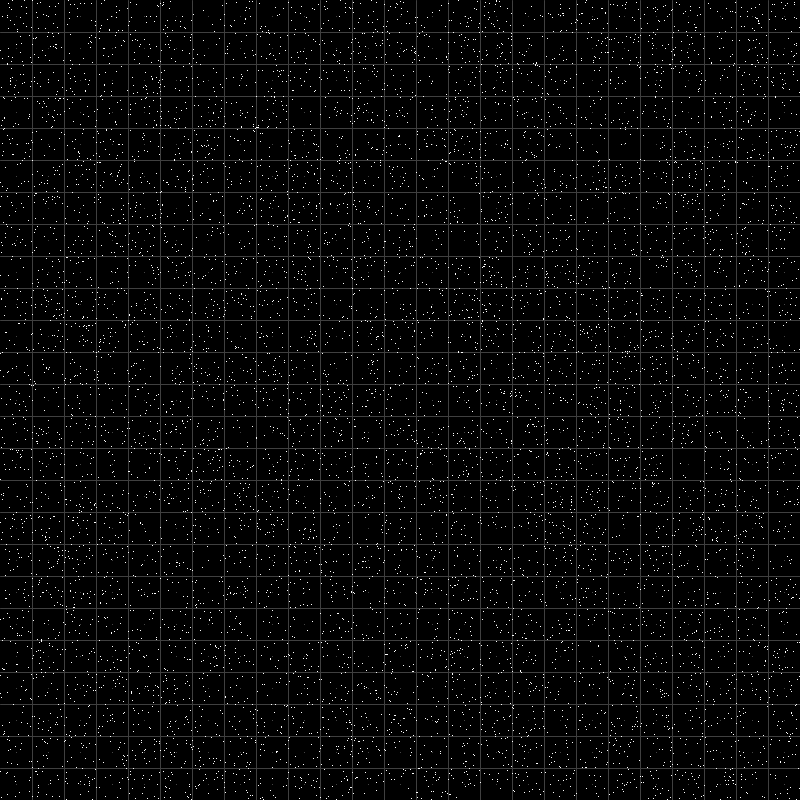
Frame 1 (no input)
Frame 60 (the mouse pressed at the canvas centre just before this capture): identical to frame 1, image omitted
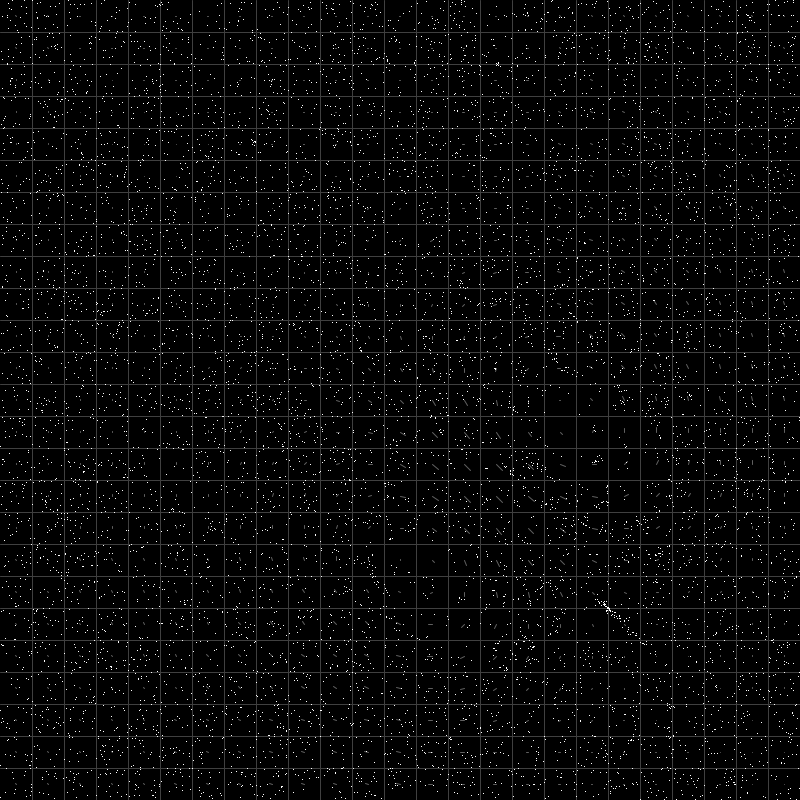
Frame 120 (the mouse held since frame 60 and released just before this capture)

The Processing sketch that drew these frames (run headless with seeded random() and noise(); from frame 60 on, the mouse is pressed at the canvas centre):

// Processing sketch: FluidParticles
// ── FluidParticles.pde
import java.util.*;

NavierStokesSolver fluidSolver;
double visc, diff, limitVelocity, vScale, velocityScale;
int oldMouseX = 1, oldMouseY = 1;
int numParticles;
Particle[] particles;
Random rnd = new Random();

public void setup() {
  fluidSolver = new NavierStokesSolver();
  frameRate(60);

  size(800, 800);

  numParticles = 10000;
  particles = new Particle[numParticles];
  visc = 0.0008f;
  diff = 0.25f;
  velocityScale = 16;

  limitVelocity = 200;

  stroke(color(0));
  fill(color(0));
  smooth();

  initParticles();
}

private void initParticles() {
  for (int i = 0; i < numParticles - 1; i++) {
    particles[i] = new Particle();
    particles[i].x = rnd.nextFloat() * width;
    particles[i].y = rnd.nextFloat() * height;
  }
}

public void draw() {

  background(color(0));

  handleMouseMotion();

  double dt = 1 / frameRate;
  fluidSolver.tick(dt, visc, diff);

  stroke(color(64));
  paintGrid();
  stroke(color(96));
  paintMotionVector((float) vScale * 2);
  vScale = velocityScale * 60/ frameRate;
  paintParticles();
}

private void paintParticles() {

  int n = NavierStokesSolver.N;
  float cellHeight = height / n;
  float cellWidth = width / n;

  int c = color(255);
  for (Particle p : particles) {
    if (p != null) {
      int cellX = floor(p.x / cellWidth);
      int cellY = floor(p.y / cellHeight);
      float dx = (float) fluidSolver.getDx(cellX, cellY);
      float dy = (float) fluidSolver.getDy(cellX, cellY);

      float lX = p.x - cellX * cellWidth - cellWidth / 2;
      float lY = p.y - cellY * cellHeight - cellHeight / 2;

      int v, h, vf, hf;

      if (lX > 0) {
        v = Math.min(n, cellX + 1);
        vf = 1;
      } else {
        v = Math.min(n, cellX - 1);
        vf = -1;
      }

      if (lY > 0) {
        h = Math.min(n, cellY + 1);
        hf = 1;
      } else {
        h = Math.min(n, cellY - 1);
        hf = -1;
      }

      float dxv = (float) fluidSolver.getDx(v, cellY);
      float dxh = (float) fluidSolver.getDx(cellX, h);
      float dxvh = (float) fluidSolver.getDx(v, h);

      float dyv = (float) fluidSolver.getDy(v, cellY);
      float dyh = (float) fluidSolver.getDy(cellX, h);
      float dyvh = (float) fluidSolver.getDy(v, h);

      dx = lerp(lerp(dx, dxv, hf * lY / cellWidth), lerp(dxh, dxvh, hf * lY / cellWidth), vf * lX / cellHeight);

      dy = lerp(lerp(dy, dyv, hf * lY / cellWidth), lerp(dyh, dyvh, hf * lY / cellWidth), vf * lX / cellHeight);

      p.x += dx * vScale;
      p.y += dy * vScale;

      if (p.x < 0 || p.x >= width) {
        p.x = random(width);
      }
      if (p.y < 0 || p.y >= height) {
        p.y = random(height);
      }

      set((int) p.x, (int) p.y, c);
    }
  }
}

private void handleMouseMotion() {
  mouseX = max(1, mouseX);
  mouseY = max(1, mouseY);

  int n = NavierStokesSolver.N;
  float cellHeight = height / n;
  float cellWidth = width / n;

  double mouseDx = mouseX - oldMouseX;
  double mouseDy = mouseY - oldMouseY;
  int cellX = floor(mouseX / cellWidth);
  int cellY = floor(mouseY / cellHeight);

  mouseDx = (abs((float) mouseDx) > limitVelocity) ? Math.signum(mouseDx) * limitVelocity : mouseDx;
  mouseDy = (abs((float) mouseDy) > limitVelocity) ? Math.signum(mouseDy) * limitVelocity : mouseDy;

  fluidSolver.applyForce(cellX, cellY, mouseDx, mouseDy);

  oldMouseX = mouseX;
  oldMouseY = mouseY;
}

private void paintMotionVector(float scale) {
  int n = NavierStokesSolver.N;
  float cellHeight = height / n;
  float cellWidth = width / n;
  for (int i = 0; i < n; i++) {
    for (int j = 0; j < n; j++) {
      float dx = (float) fluidSolver.getDx(i, j);
      float dy = (float) fluidSolver.getDy(i, j);

      float x = cellWidth / 2 + cellWidth * i;
      float y = cellHeight / 2 + cellHeight * j;
      dx *= scale;
      dy *= scale;

      line(x, y, x + dx, y + dy);
    }
  }
}

private void paintGrid() {
  int n = NavierStokesSolver.N;
  float cellHeight = height / n;
  float cellWidth = width / n;
  for (int i = 1; i < n; i++) {
    line(0, cellHeight * i, width, cellHeight * i);
    line(cellWidth * i, 0, cellWidth * i, height);
  }
}

public class Particle {
  public float x;
  public float y;
}

// ── NavierStokesSolver.pde
/**
 * Java implementation of the Navier-Stokes-Solver from
 * http://www.dgp.toronto.edu/people/stam/reality/Research/pdf/GDC03.pdf
 */
public class NavierStokesSolver {
	final static int N = 25;
	final static int SIZE = (N + 2) * (N + 2);
	double[] u = new double[SIZE];
	double[] v = new double[SIZE];
	double[] u_prev = new double[SIZE];
	double[] v_prev = new double[SIZE];
	double[] dense = new double[SIZE];
	double[] dense_prev = new double[SIZE];

	public NavierStokesSolver() {
	}

	public double getDx(int x, int y) {
		return u[INDEX(x+1, y+1)];
	}

	public double getDy(int x, int y) {
		return v[INDEX(x+1, y+1)];
	}

	public void applyForce(int cellX, int cellY, double vx, double vy) {
                cellX += 1;
                cellY += 1;
		double dx = u[INDEX(cellX, cellY)];
		double dy = v[INDEX(cellX, cellY)];

		u[INDEX(cellX, cellY)] = (vx != 0) ? PApplet.lerp((float) vx,
				(float) dx, 0.85f) : dx;
		v[INDEX(cellX, cellY)] = (vy != 0) ? PApplet.lerp((float) vy,
				(float) dy, 0.85f) : dy;

	}

	void tick(double dt, double visc, double diff) {
		vel_step(u, v, u_prev, v_prev, visc, dt);
		dens_step(dense, dense_prev, u, v, diff, dt);
	}

        // method used to be 'static' since this class is not a top level type
	final int INDEX(int i, int j) {
		return i + (N + 2) * j;
	}

	double[] tmp = new double[SIZE];
        // same applies to the swap operation ^^ 
	final void SWAP(double[] x0, double[] x) {
		System.arraycopy(x0, 0, tmp, 0, SIZE);
		System.arraycopy(x, 0, x0, 0, SIZE);
		System.arraycopy(tmp, 0, x, 0, SIZE);
	}

	void add_source(double[] x, double[] s, double dt) {
		int i, size = (N + 2) * (N + 2);
		for (i = 0; i < size; i++)
			x[i] += dt * s[i];
	}

	void diffuse(int b, double[] x, double[] x0, double diff, double dt) {
		int i, j, k;
		double a = dt * diff * N * N;
		for (k = 0; k < 20; k++) {
			for (i = 1; i <= N; i++) {
				for (j = 1; j <= N; j++) {
					x[INDEX(i, j)] = (x0[INDEX(i, j)] + a
							* (x[INDEX(i - 1, j)] + x[INDEX(i + 1, j)] + x[INDEX(i, j - 1)] + x[INDEX(
									i, j + 1)]))
							/ (1 + 4 * a);
				}
			}
			set_bnd(b, x);
		}
	}

	void advect(int b, double[] d, double[] d0, double[] u, double[] v, double dt) {
		int i, j, i0, j0, i1, j1;
		double x, y, s0, t0, s1, t1, dt0;
		dt0 = dt * N;
		for (i = 1; i <= N; i++) {
			for (j = 1; j <= N; j++) {
				x = i - dt0 * u[INDEX(i, j)];
				y = j - dt0 * v[INDEX(i, j)];
				if (x < 0.5)
					x = 0.5;
				if (x > N + 0.5)
					x = N + 0.5;
				i0 = (int) x;
				i1 = i0 + 1;
				if (y < 0.5)
					y = 0.5;
				if (y > N + 0.5)
					y = N + 0.5;
				j0 = (int) y;
				j1 = j0 + 1;
				s1 = x - i0;
				s0 = 1 - s1;
				t1 = y - j0;
				t0 = 1 - t1;
				d[INDEX(i, j)] = s0 * (t0 * d0[INDEX(i0, j0)] + t1 * d0[INDEX(i0, j1)])
						+ s1 * (t0 * d0[INDEX(i1, j0)] + t1 * d0[INDEX(i1, j1)]);
			}
		}
		set_bnd(b, d);
	}

	void set_bnd(int b, double[] x) {
		int i;
		for (i = 1; i <= N; i++) {
			x[INDEX(0, i)] = (b == 1) ? -x[INDEX(1, i)] : x[INDEX(1, i)];
			x[INDEX(N + 1, i)] = b == 1 ? -x[INDEX(N, i)] : x[INDEX(N, i)];
			x[INDEX(i, 0)] = b == 2 ? -x[INDEX(i, 1)] : x[INDEX(i, 1)];
			x[INDEX(i, N + 1)] = b == 2 ? -x[INDEX(i, N)] : x[INDEX(i, N)];
		}
		x[INDEX(0, 0)] = 0.5 * (x[INDEX(1, 0)] + x[INDEX(0, 1)]);
		x[INDEX(0, N + 1)] = 0.5 * (x[INDEX(1, N + 1)] + x[INDEX(0, N)]);
		x[INDEX(N + 1, 0)] = 0.5 * (x[INDEX(N, 0)] + x[INDEX(N + 1, 1)]);
		x[INDEX(N + 1, N + 1)] = 0.5 * (x[INDEX(N, N + 1)] + x[INDEX(N + 1, N)]);
	}

	void dens_step(double[] x, double[] x0, double[] u, double[] v, double diff,
			double dt) {
		add_source(x, x0, dt);
		SWAP(x0, x);
		diffuse(0, x, x0, diff, dt);
		SWAP(x0, x);
		advect(0, x, x0, u, v, dt);
	}

	void vel_step(double[] u, double[] v, double[] u0, double[] v0, double visc,
			double dt) {
		add_source(u, u0, dt);
		add_source(v, v0, dt);
		SWAP(u0, u);
		diffuse(1, u, u0, visc, dt);
		SWAP(v0, v);
		diffuse(2, v, v0, visc, dt);
		project(u, v, u0, v0);
		SWAP(u0, u);
		SWAP(v0, v);
		advect(1, u, u0, u0, v0, dt);
		advect(2, v, v0, u0, v0, dt);
		project(u, v, u0, v0);
	}

	void project(double[] u, double[] v, double[] p, double[] div) {
		int i, j, k;
		double h;
		h = 1.0 / N;
		for (i = 1; i <= N; i++) {
			for (j = 1; j <= N; j++) {
				div[INDEX(i, j)] = -0.5
						* h
						* (u[INDEX(i + 1, j)] - u[INDEX(i - 1, j)] + v[INDEX(i, j + 1)] - v[INDEX(
								i, j - 1)]);
				p[INDEX(i, j)] = 0;
			}
		}
		set_bnd(0, div);
		set_bnd(0, p);
		for (k = 0; k < 20; k++) {
			for (i = 1; i <= N; i++) {
				for (j = 1; j <= N; j++) {
					p[INDEX(i, j)] = (div[INDEX(i, j)] + p[INDEX(i - 1, j)]
							+ p[INDEX(i + 1, j)] + p[INDEX(i, j - 1)] + p[INDEX(i, j + 1)]) / 4;
				}
			}
			set_bnd(0, p);
		}
		for (i = 1; i <= N; i++) {
			for (j = 1; j <= N; j++) {
				u[INDEX(i, j)] -= 0.5 * (p[INDEX(i + 1, j)] - p[INDEX(i - 1, j)]) / h;
				v[INDEX(i, j)] -= 0.5 * (p[INDEX(i, j + 1)] - p[INDEX(i, j - 1)]) / h;
			}
		}
		set_bnd(1, u);
		set_bnd(2, v);
	}

}
